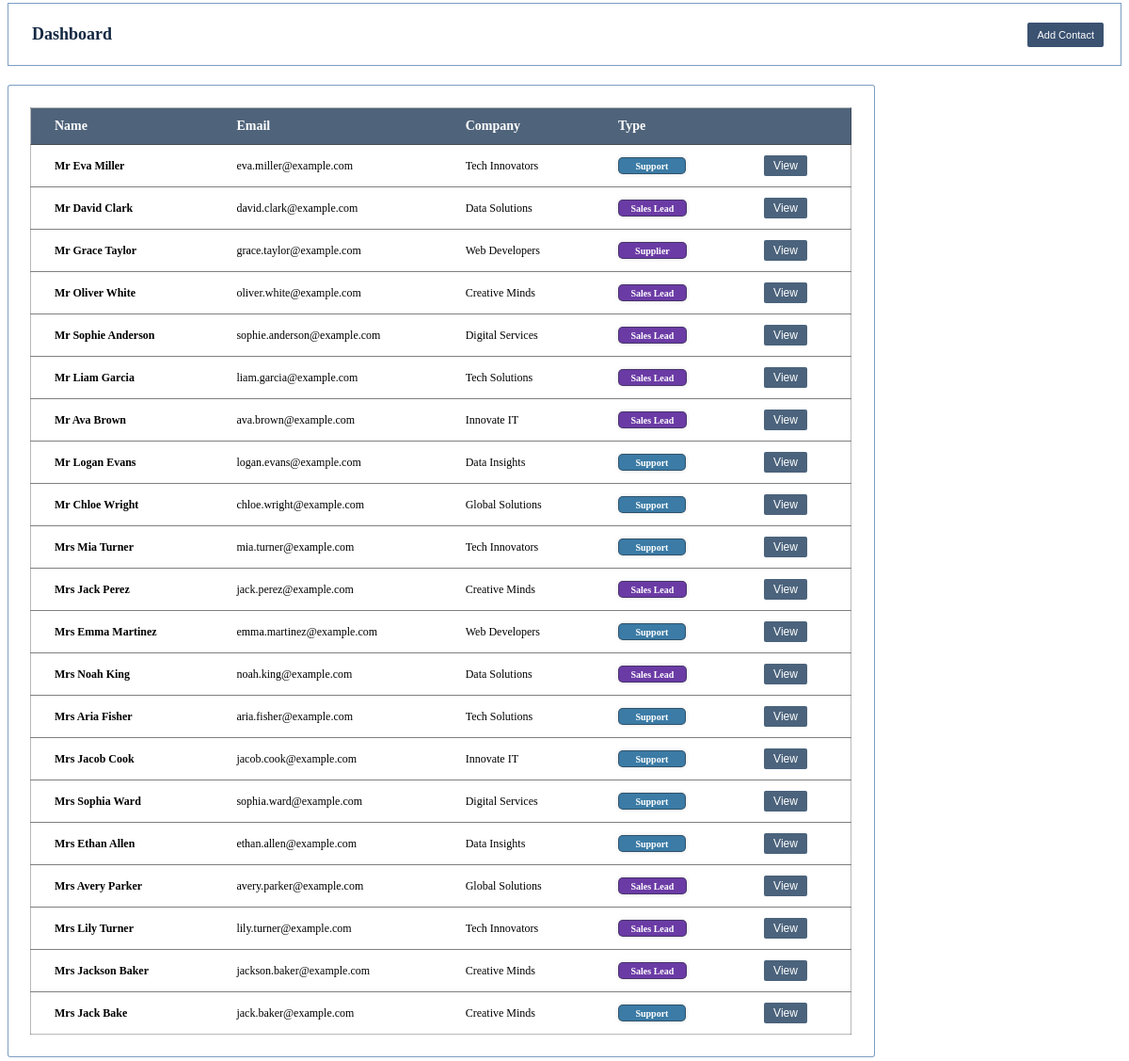
Page /screens/dashboard.php on the committed database.
### tables this page shows
CREATE TABLE `contacts` (
  `id` int(11) NOT NULL auto_increment,
  `title` varchar(35) NOT NULL ,
  `firstname` varchar(35) NOT NULL ,
  `lastname` varchar(35) NOT NULL ,
  `company` varchar(35) NOT NULL ,
  `type` varchar(35) NOT NULL,
  `assigned_to` int(35) NOT NULL ,
  `created_by`  int(35) NOT NULL ,
  `created_on` DATETIME NOT NULL ,
  `updated_at` DATETIME NOT NULL ,
  `telephone` varchar(35) NOT NULL ,
  `email` varchar(35) NOT NULL ,
   PRIMARY KEY  (`id`)
);

### screens/dashboard.php (the view, shortened to what this page needs)
<?php
    include("../database/dbsetup.php");
    $sql = "SELECT * FROM contacts";
    $results = $conn->query($sql);
?>
<!DOCTYPE html>
<html lang="en">
<head>
    <link rel="stylesheet" href="css/dashboard.css">
</head>
<body>
    <div id="dashHead">
        <h1>Dashboard</h1>
        <button onclick="loadScreen('contact')"> <i class="fa-solid fa-plus"></i> Add Contact</button>
    </div>
    <div id='dashBody'>
        <table id="contactstable">
            <thead>
                <tr>
                    <th>Name</th>
                    <th>Email</th>
                    <th>Company</th>
                    <th>Type</th>
                    <th> </th>
                </tr>
            </thead>
            <tbody>
            <?php foreach ($results as $row): ?>
                <tr>
                    <td><strong><?= $row['title'] ?> <?= $row['firstname'] ?> <?= $row['lastname'] ?></strong></td>
                    <td><?= $row['email'] ?></td>
                    <td><?= $row['company'] ?></td>
                    <td class="contacttype">
                        <?php if($row['type'] === "Support") : ?>
                            <div id=support><?=$row['type']?></div>
                        <?php else : ?>
                            <div id=saleslead><?=$row['type']?></div>
                        <?php endif; ?>
                    </td>
                    <td><button type="submit" id="contactDetailsLink" onclick="loadContactDetails('contactDetails' , <?= $row['id'] ?>)" >View</button></td>
                </tr>
            <?php endforeach; ?>
            </tbody>
        </table>
    </div>
</body>
</html>

### css/dashboard.css (style rules this page uses)
#dashHead { display: flex; align-items: center; justify-content: space-between; margin-top: -5px; padding: 10px; padding-left: 25px; border: 1.5px solid rgba(37, 90, 154, 0.591); background-color: rgba(255, 255, 255, 0.85); }
#dashHead h1 { display: inline; color: rgb(19, 40, 66); font-size: 18px; }
#dashHead button { background: rgb(59, 82, 113); border-radius: 2px; font-size: 11px; color: white; border: none; padding: 7px; padding-left: 10px; padding-right: 10px; margin-right: 8px; }
#dashBody { align-items: center; justify-content: center; background-color: rgba(255, 255, 255, 0.85); border-radius: 3px; border: 1.5px solid rgba(37, 90, 154, 0.591); margin-top: 20px; width: 72.8vw; padding: 23px; }
#dashBody table { border-collapse: collapse; border-radius: 3px; border: 1.3px solid #00000046; font-size: 12px; width: 72.78vw; }
#dashBody table td { padding: 11px; padding-right: 38px; padding-left: 25px; border-top: 1.3px solid rgba(63, 63, 63, 0.663); }
#support { justify-content: center; color: white; background-color: rgb(59, 123, 165); box-shadow: rgba(0, 0, 0, 0.1) 0px 0px 5px 0px, rgba(0, 0, 0, 0.1) 0px 0px 1px 0px; width: 60px; border-radius: 5px; border: 1px solid rgba(36, 44, 54, 0.511); padding: 2.5px; padding-left: 5px; padding-right: 5px; text-align: center; font-weight: bold; font-size: 10px; }
#saleslead { justify-content: center; background-color: rgb(107, 59, 165); box-shadow: rgba(0, 0, 0, 0.1) 0px 0px 5px 0px, rgba(0, 0, 0, 0.1) 0px 0px 1px 0px; color: white; width: 55px; border-radius: 5px; border: 1px solid rgba(36, 44, 54, 0.511); padding: 2.5px; padding-left: 8px; padding-right: 8px; text-align: center; font-weight: bold; font-size: 10px; white-space: nowrap; }
#dashBody table th { font-weight: bold; font-size: 14px; text-align: left; padding: 11px; padding-left: 25px; color: white; background-color: rgba(52, 77, 103, 0.868); }
#dashBody td button { background: rgba(48, 76, 104, 0.868); border-radius: 2px; font-size: 12px; color: white; border: none; padding: 4px; padding-left: 10px; padding-right: 10px; margin-right: -5px; margin-left: 2px; }

### rows in the picture
contacts: title "Mr", firstname "Eva", lastname "Miller", email "eva.miller@example.com", company "Tech Innovators", type "Support"
contacts: title "Mr", firstname "David", lastname "Clark", email "david.clark@example.com", company "Data Solutions", type "Sales Lead"
contacts: title "Mr", firstname "Grace", lastname "Taylor", email "grace.taylor@example.com", company "Web Developers", type "Supplier"
contacts: title "Mr", firstname "Oliver", lastname "White", email "oliver.white@example.com", company "Creative Minds", type "Sales Lead"
contacts: title "Mr", firstname "Sophie", lastname "Anderson", email "sophie.anderson@example.com", company "Digital Services", type "Sales Lead"
contacts: title "Mr", firstname "Liam", lastname "Garcia", email "liam.garcia@example.com", company "Tech Solutions", type "Sales Lead"
contacts: title "Mr", firstname "Ava", lastname "Brown", email "ava.brown@example.com", company "Innovate IT", type "Sales Lead"
contacts: title "Mr", firstname "Logan", lastname "Evans", email "logan.evans@example.com", company "Data Insights", type "Support"
contacts: title "Mr", firstname "Chloe", lastname "Wright", email "chloe.wright@example.com", company "Global Solutions", type "Support"
contacts: title "Mrs", firstname "Mia", lastname "Turner", email "mia.turner@example.com", company "Tech Innovators", type "Support"
contacts: title "Mrs", firstname "Jack", lastname "Perez", email "jack.perez@example.com", company "Creative Minds", type "Sales Lead"
contacts: title "Mrs", firstname "Emma", lastname "Martinez", email "emma.martinez@example.com", company "Web Developers", type "Support"
contacts: title "Mrs", firstname "Noah", lastname "King", email "noah.king@example.com", company "Data Solutions", type "Sales Lead"
contacts: title "Mrs", firstname "Aria", lastname "Fisher", email "aria.fisher@example.com", company "Tech Solutions", type "Support"
contacts: title "Mrs", firstname "Jacob", lastname "Cook", email "jacob.cook@example.com", company "Innovate IT", type "Support"
contacts: title "Mrs", firstname "Sophia", lastname "Ward", email "sophia.ward@example.com", company "Digital Services", type "Support"
contacts: title "Mrs", firstname "Ethan", lastname "Allen", email "ethan.allen@example.com", company "Data Insights", type "Support"
contacts: title "Mrs", firstname "Avery", lastname "Parker", email "avery.parker@example.com", company "Global Solutions", type "Sales Lead"
contacts: title "Mrs", firstname "Lily", lastname "Turner", email "lily.turner@example.com", company "Tech Innovators", type "Sales Lead"
contacts: title "Mrs", firstname "Jackson", lastname "Baker", email "jackson.baker@example.com", company "Creative Minds", type "Sales Lead"
contacts: title "Mrs", firstname "Jack", lastname "Bake", email "jack.baker@example.com", company "Creative Minds", type "Support"
